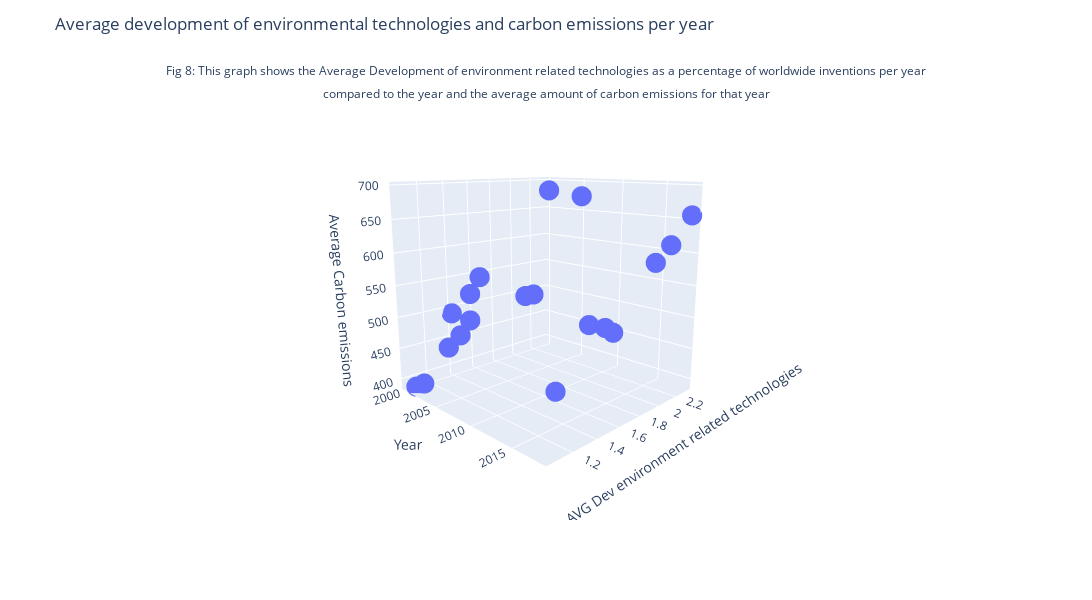

Notebook source saved alongside this figure:
### Code cell
import pandas as pd
import plotly.express as px
import numpy as np


df_green = pd.read_csv('datasets/iso_green.csv')
\
def filter_outliers(data, threshold=2):
    z_scores = np.abs((data - np.mean(data)) / np.std(data))
    filtered_data = data[z_scores < threshold]
    return filtered_data

filtered_technologies = filter_outliers(df_green['Development of environment-related technologies, % inventions worldwide'])
filtered_emissions = filter_outliers(df_green['Demand-based CO2 emissions'])
filtered_years = df_green.loc[filtered_technologies.index, 'Year']


filtered_df = pd.DataFrame({'Year': filtered_years, 'Technologies': filtered_technologies, 'Emissions': filtered_emissions})


filtered_df = filtered_df.dropna()

avg_technologies = filtered_df.groupby('Year')['Technologies'].mean().values
avg_emissions = filtered_df.groupby('Year')['Emissions'].mean().values
filtered_years = filtered_df['Year'].unique()

averages_df = pd.DataFrame({'Year': filtered_years, 'Avg Technologies': avg_technologies, 'Avg Emissions': avg_emissions})

fig3d = px.scatter_3d(averages_df, x='Year', y='Avg Technologies', z='Avg Emissions')

fig3d.update_traces(
    marker=dict(
        size=7,  
    )
)

fig3d.update_layout(
    height=600, width=1200,
    scene=dict(
        xaxis_title='Year',
        yaxis_title='AVG Dev environment related technologies',
        zaxis_title='Average Carbon emissions',
        
        camera=dict(
            eye=dict(x=1.8, y=-1.8, z=0.6)  
        )
    ),
    title='Average development of environmental technologies and carbon emissions per year'
)

fig3d.add_annotation(
    text='Fig 8: This graph shows the Average Development of environment related technologies as a percentage of worldwide inventions per year',
    xref="paper",
    yref="paper",
    x=0.5,
    y=1,
    showarrow=False,
    font=dict(size=12)
)
fig3d.add_annotation(
    text='compared to the year and the average amount of carbon emissions for that year',
    xref="paper",
    yref="paper",
    x=0.5,
    y=0.95,
    showarrow=False,
    font=dict(size=12)
)

%store fig3d

fig3d.show()

### Figure 1 — Plotly figure (JSON) as saved in the notebook; plotly's stock layout.template omitted (floating-point values rounded to 4 significant figures)
{"data": [{"hovertemplate": "Year=%{x}<br>Avg Technologies=%{y}<br>Avg Emissions=%{z}<extra></extra>", "legendgroup": "", "marker": {"color": "#636efa", "size": 7, "symbol": "circle"}, "mode": "markers", "name": "", "scene": "scene", "showlegend": false, "type": "scatter3d", "x": [2000, 2001, 2002, 2003, 2004, 2005, 2006, 2007, 2008, 2009, 2010, 2011, 2012, 2013, 2014, 2015, 2016, 2017, 2018], "y": [1.4, 1.045, 1.061, 1.403, 1.43, 1.117, 1.158, 1.182, 1.572, 1.575, 1.94, 1.57, 1.868, 1.482, 1.856, 1.847, 2.172, 2.228, 2.335], "z": [490.6, 392.1, 401.1, 531.8, 560.2, 468.5, 488.8, 513.6, 536.3, 541.5, 682.3, 694.9, 490.3, 414.2, 493.6, 490.4, 586.2, 613.1, 656.4]}], "layout": {"annotations": [{"font": {"size": 12}, "showarrow": false, "text": "Fig 8: This graph shows the Average Development of environment related technologies as a percentage of worldwide inventions per year", "x": 0.5, "xref": "paper", "y": 1, "yref": "paper"}, {"font": {"size": 12}, "showarrow": false, "text": "compared to the year and the average amount of carbon emissions for that year", "x": 0.5, "xref": "paper", "y": 0.95, "yref": "paper"}], "height": 600, "legend": {"tracegroupgap": 0}, "margin": {"t": 60}, "scene": {"camera": {"eye": {"x": 1.8, "y": -1.8, "z": 0.6}}, "domain": {"x": [0, 1], "y": [0, 1]}, "xaxis": {"title": {"text": "Year"}}, "yaxis": {"title": {"text": "AVG Dev environment related technologies"}}, "zaxis": {"title": {"text": "Average Carbon emissions"}}}, "title": {"text": "Average development of environmental technologies and carbon emissions per year"}, "width": 1200}}
